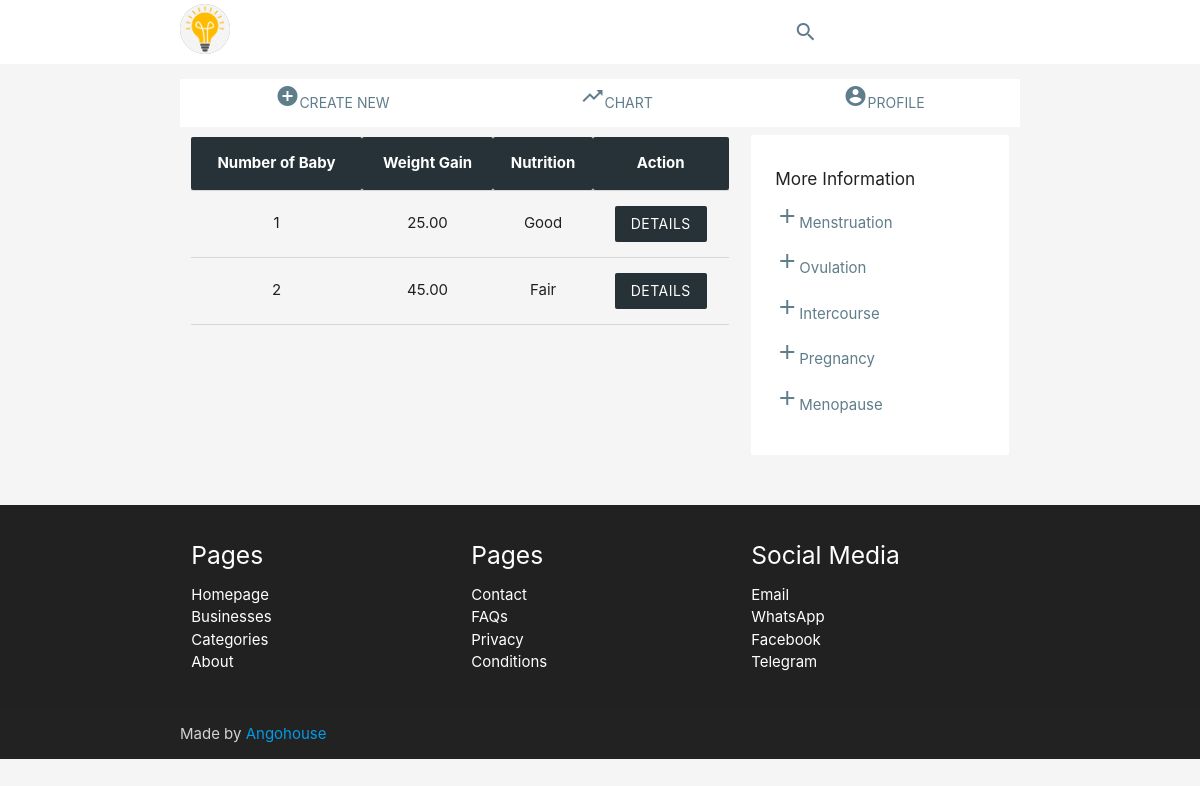
The page /pregnancy-list/ (signed in) on the database its author committed.
### blog/models.py (models this page shows, shortened)
class EventModel(models.Model):
	start_date = models.DateField()
	end_date = models.DateField(blank=True, null=True)
	notes = models.TextField(blank=True)

class Pregnancy(EventModel):
	author = models.ForeignKey(User, on_delete=models.CASCADE)
	baby_count = models.PositiveSmallIntegerField()
	trimesters = models.PositiveSmallIntegerField()
	weight_gain = models.DecimalField(max_digits=5, decimal_places=2)
	doctor_visits = models.TextField(blank=True)
	fetal_movement = models.CharField(max_length=20, choices=[
		("none", "None"),
		("mild", "Mild"),
		("moderate", "Moderate"),
		("strong", "Strong")])
	nutrition = models.CharField(max_length=50, choices=[
		("good", "Good"),
		("fair", "Fair"),
		("poor", "Poor")])
	medical_appointments = models.TextField(blank=True)
	def get_absolute_url(self):
		return reverse('pregnancy_detail', args=[self.pk])

### blog/views.py (the view)
# urls.py: path('pregnancy-list/', pregnancy_list_view, name='pregnancy_list'),
def pregnancy_list_view(request):
	pregnancy_obj = Pregnancy.objects.filter(author=request.user)
	context = {
		'title':'Pregnancy list',
		'pregnancy_obj':pregnancy_obj
	}
	return render(request, 'blog/pregnancy_list.html', context)

### blog/templates/blog/pregnancy_list.html
{% extends 'blog/base.html' %}
{% block content %}
<div class="container">
  <ul class="tabs tabs-fixed-width">
    <li class="tab col s3"><a class="blue-grey-text" href="{% url 'pregnancy_create' %}"><i class="material-icons">add_circle</i>Create New</a></li>
    <li class="tab col s3"><a class="blue-grey-text" href="#"><i class="material-icons">trending_up</i>Chart</a></li>
    <li class="tab col s3"><a class="blue-grey-text" href="#"><i class="material-icons">account_circle</i>Profile</a></li>
  </ul>
  <div class="row">
    <div class="col s12 m8 l8 xl8" style="margin-top: 10px;">
      <table class="highlight centered">
        <thead class="blue-grey darken-4 white-text">
          <tr>
            <th>Number of Baby</th>
            <th>Weight Gain</th>
            <th>Nutrition</th>
            <th>Action</th>
          </tr>
        </thead>
        <tbody>
          {% for obj in pregnancy_obj %}
          <tr>
            <td>{{obj.baby_count}}</td>
            <td>{{obj.weight_gain}}</td>
            <td>{{obj.nutrition|title}}</td>
            <td><a href="{{obj.get_absolute_url}}" class="btn waves-effect waves-light z-depth-0 blue-grey darken-4">Details</a></td>
          </tr>
          {% endfor %}
        </tbody>
      </table>
    </div>
    <div class="col s12 m4 l4 xl4">
      {% include 'blog/right_side_bar.html' %}
    </div>
  </div>
</div>
{% endblock %}

### rows shown on the page
Pregnancy: baby_count "1", weight_gain "25.00", nutrition "Good"
Pregnancy: baby_count "2", weight_gain "45.00", nutrition "Fair"
